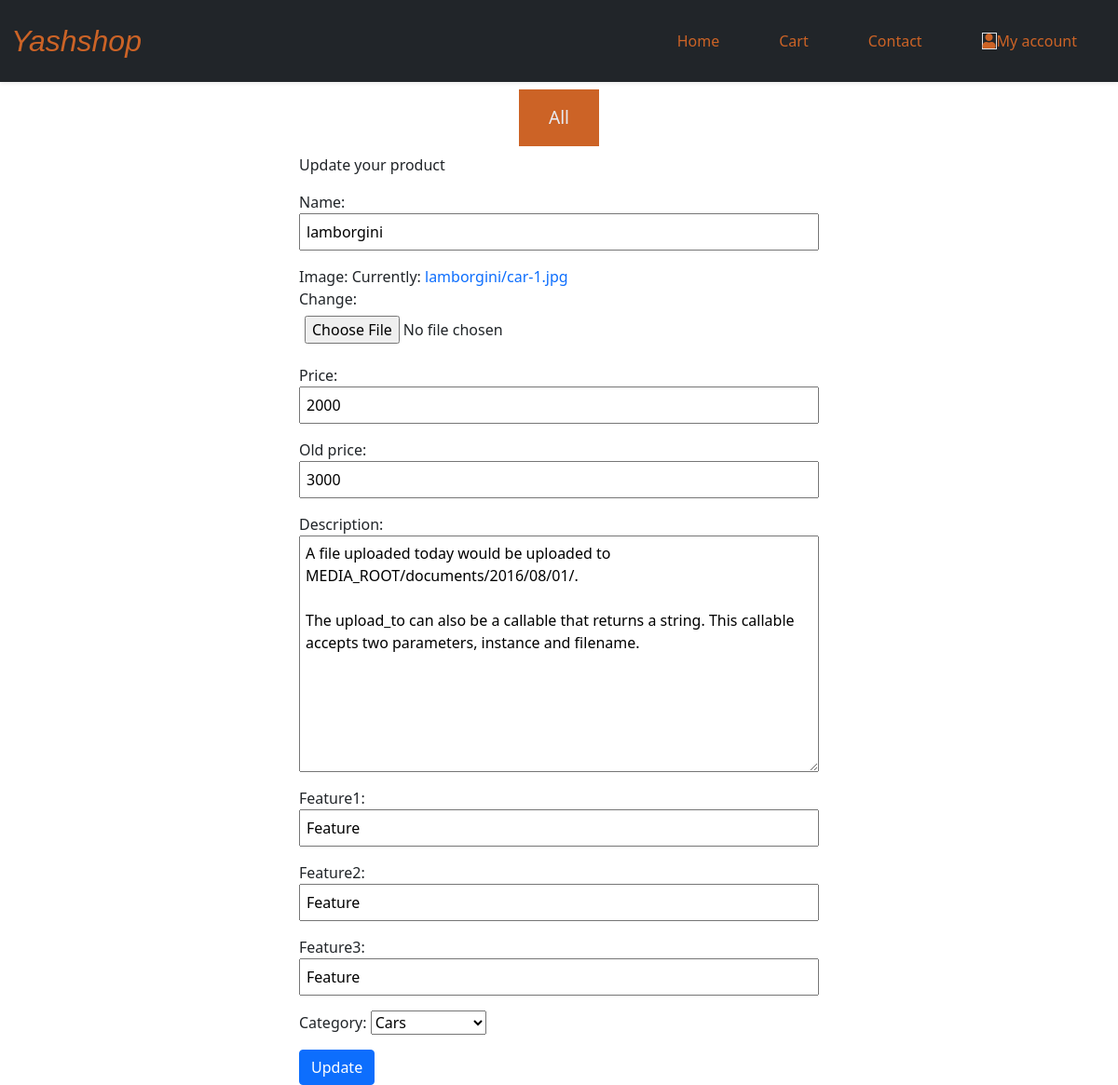
/accounts/editproduct/1/ (signed in), run on the app's committed database.
### products/models.py (models this page shows, shortened)
class Product(models.Model):
    image = models.ImageField(upload_to=uploaded_location)
    price = models.IntegerField(blank="False")
    old_price = models.IntegerField(blank=True, default=0)
    name = models.CharField(max_length=100)
    description =  models.TextField(blank=True)
    slug = models.SlugField(max_length=200, db_index=True)
    feature1 = models.CharField(max_length=60,blank=False, default='Feature')
    feature2 = models.CharField(max_length=60,blank=False, default='Feature')
    feature3 = models.CharField(max_length=60,blank=False, default='Feature')
    available = models.BooleanField(default=True)
    category = models.ForeignKey(Category, on_delete=models.CASCADE, default=1)
    creator = models.ForeignKey(User, blank=True, null=True, related_name="%(class)s_posts", on_delete=models.CASCADE)
    created = models.DateTimeField(auto_now_add=True)

class Category(models.Model):
    name = models.CharField(max_length=50)
    slug = models.SlugField(max_length=200,
    unique=True)
    def __str__(self):
        return self.name

### products/views.py (the view, shortened to what this page needs)
# urls.py: path('accounts/editproduct/<int:id>/', views.editproduct, name='editproduct'),
@login_required(login_url='/accounts/login/')
def editproduct(request,id):
    product=Product.objects.get(id=id)
    data=model_to_dict(product)
    form=EditproductForm(initial=data)
    context ={
      'product':product ,
      'form':form,
    }
    return render(request,"account/editproduct.html",context)

### products/forms.py
class EditproductForm(forms.ModelForm):
    class Meta:
        model = Product
        fields = [ 'name','image','price','old_price','description','feature1','feature2','feature3','category']
        exclude=['created','creator','slug']

### products/templates/account/editproduct.html (shortened to what this page needs)
{% extends "../base.html" %}
{% block content %}
<div class="container">
    <div class="col-md-6 m-auto">
        <p>Update your product </p>
        <form method="POST" action="" class="login" enctype="multipart/form-data">
            <div class="form-edit">
                {{form.as_p}} </div>
            <button class="btn btn-primary" type="submit" value="update">Update</button>
        </form>
    </div>
</div>
{% endblock %}

### static/css/style.css (style rules this page uses)
:root { --bg:#cc6326; --bgblack:#292e33; --bg-accent:#0e71aa; --text-color:#e8ebf3; --nav-size:60px; --border:1px solid ##474a4d; --border-radius:8px; --speed:500ms; }
a { text-decoration: none; }
.form-edit input, textarea { padding: 6px; display: flex; width: 100%; }

### products/templates/account/editproduct.html (style rules this page uses)
.form-edit input, textarea { padding: 6px; display: flex; width: 100%; }

### data on the page
Product: name "lamborgini", price "2000", old_price "3000", description "A file uploaded today would be uploaded to MEDIA_ROOT/documents/2016/08/01/. The upload_to can also be a callable that returns a string. This callable accepts two parameters, instance and filename.", feature1 "Feature", feature2 "Feature", feature3 "Feature", category "Cars"
